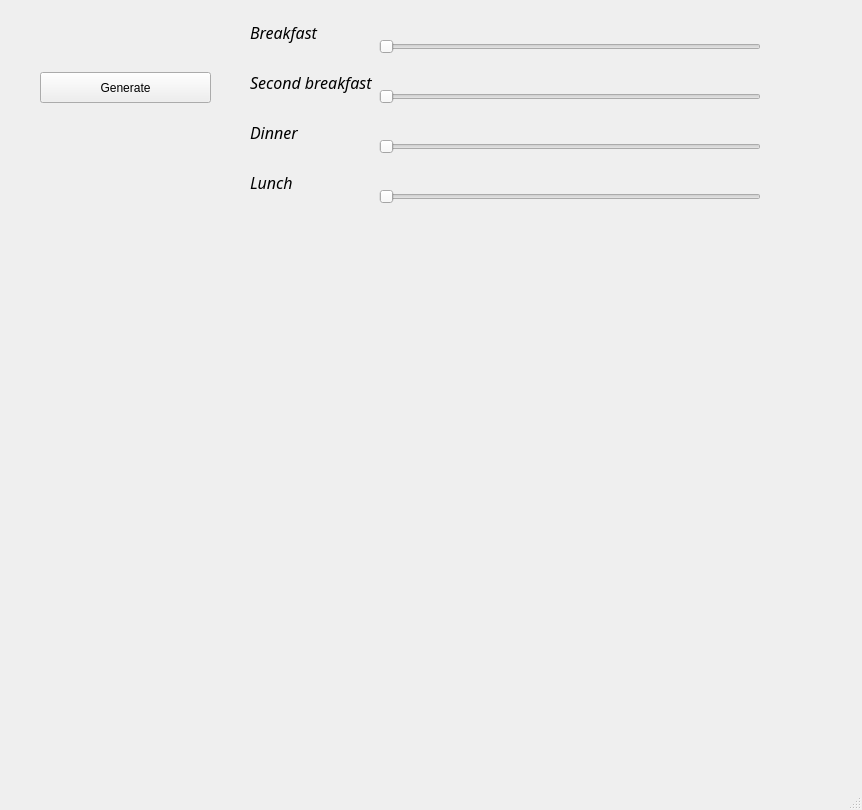
<?xml version="1.0" encoding="UTF-8"?>
<ui version="4.0">
 <class>MainWindow</class>
 <widget class="QMainWindow" name="MainWindow">
  <property name="geometry">
   <rect>
    <x>0</x>
    <y>0</y>
    <width>862</width>
    <height>810</height>
   </rect>
  </property>
  <property name="windowTitle">
   <string>MainWindow</string>
  </property>
  <widget class="QWidget" name="centralwidget">
   <widget class="QPushButton" name="GenerateButton">
    <property name="geometry">
     <rect>
      <x>40</x>
      <y>72</y>
      <width>171</width>
      <height>31</height>
     </rect>
    </property>
    <property name="text">
     <string>Generate</string>
    </property>
   </widget>
   <widget class="QLabel" name="Plot">
    <property name="geometry">
     <rect>
      <x>10</x>
      <y>240</y>
      <width>841</width>
      <height>521</height>
     </rect>
    </property>
    <property name="text">
     <string/>
    </property>
   </widget>
   <widget class="QWidget" name="">
    <property name="geometry">
     <rect>
      <x>250</x>
      <y>10</y>
      <width>511</width>
      <height>194</height>
     </rect>
    </property>
    <layout class="QHBoxLayout" name="horizontalLayout">
     <item>
      <layout class="QVBoxLayout" name="verticalLayout_6">
       <item>
        <widget class="QLabel" name="Label1">
         <property name="font">
          <font>
           <family>Calibri Light</family>
           <pointsize>12</pointsize>
           <italic>true</italic>
          </font>
         </property>
         <property name="text">
          <string>Breakfast</string>
         </property>
        </widget>
       </item>
       <item>
        <widget class="QLabel" name="Label2">
         <property name="font">
          <font>
           <family>Calibri Light</family>
           <pointsize>12</pointsize>
           <italic>true</italic>
          </font>
         </property>
         <property name="text">
          <string>Second breakfast</string>
         </property>
        </widget>
       </item>
       <item>
        <widget class="QLabel" name="Label3">
         <property name="font">
          <font>
           <family>Calibri Light</family>
           <pointsize>12</pointsize>
           <italic>true</italic>
          </font>
         </property>
         <property name="text">
          <string>Dinner</string>
         </property>
        </widget>
       </item>
       <item>
        <widget class="QLabel" name="Label4">
         <property name="font">
          <font>
           <family>Calibri Light</family>
           <pointsize>12</pointsize>
           <italic>true</italic>
          </font>
         </property>
         <property name="text">
          <string>Lunch</string>
         </property>
        </widget>
       </item>
      </layout>
     </item>
     <item>
      <layout class="QVBoxLayout" name="verticalLayout_5">
       <item>
        <layout class="QVBoxLayout" name="verticalLayout_3">
         <item>
          <widget class="QLabel" name="Value1">
           <property name="text">
            <string/>
           </property>
          </widget>
         </item>
         <item>
          <widget class="QSlider" name="Slider1">
           <property name="contextMenuPolicy">
            <enum>Qt::DefaultContextMenu</enum>
           </property>
           <property name="tracking">
            <bool>true</bool>
           </property>
           <property name="orientation">
            <enum>Qt::Horizontal</enum>
           </property>
           <property name="invertedAppearance">
            <bool>false</bool>
           </property>
           <property name="invertedControls">
            <bool>false</bool>
           </property>
          </widget>
         </item>
        </layout>
       </item>
       <item>
        <layout class="QVBoxLayout" name="verticalLayout_2">
         <item>
          <widget class="QLabel" name="Value2">
           <property name="text">
            <string/>
           </property>
          </widget>
         </item>
         <item>
          <widget class="QSlider" name="Slider2">
           <property name="contextMenuPolicy">
            <enum>Qt::DefaultContextMenu</enum>
           </property>
           <property name="tracking">
            <bool>true</bool>
           </property>
           <property name="orientation">
            <enum>Qt::Horizontal</enum>
           </property>
           <property name="invertedAppearance">
            <bool>false</bool>
           </property>
           <property name="invertedControls">
            <bool>false</bool>
           </property>
          </widget>
         </item>
        </layout>
       </item>
       <item>
        <layout class="QVBoxLayout" name="verticalLayout">
         <item>
          <widget class="QLabel" name="Value3">
           <property name="text">
            <string/>
           </property>
          </widget>
         </item>
         <item>
          <widget class="QSlider" name="Slider3">
           <property name="contextMenuPolicy">
            <enum>Qt::DefaultContextMenu</enum>
           </property>
           <property name="tracking">
            <bool>true</bool>
           </property>
           <property name="orientation">
            <enum>Qt::Horizontal</enum>
           </property>
           <property name="invertedAppearance">
            <bool>false</bool>
           </property>
           <property name="invertedControls">
            <bool>false</bool>
           </property>
          </widget>
         </item>
        </layout>
       </item>
       <item>
        <layout class="QVBoxLayout" name="verticalLayout_4">
         <item>
          <widget class="QLabel" name="Value4">
           <property name="text">
            <string/>
           </property>
          </widget>
         </item>
         <item>
          <widget class="QSlider" name="Slider4">
           <property name="contextMenuPolicy">
            <enum>Qt::DefaultContextMenu</enum>
           </property>
           <property name="tracking">
            <bool>true</bool>
           </property>
           <property name="orientation">
            <enum>Qt::Horizontal</enum>
           </property>
           <property name="invertedAppearance">
            <bool>false</bool>
           </property>
           <property name="invertedControls">
            <bool>false</bool>
           </property>
          </widget>
         </item>
        </layout>
       </item>
      </layout>
     </item>
    </layout>
   </widget>
  </widget>
  <widget class="QMenuBar" name="menubar">
   <property name="geometry">
    <rect>
     <x>0</x>
     <y>0</y>
     <width>862</width>
     <height>21</height>
    </rect>
   </property>
  </widget>
  <widget class="QStatusBar" name="statusbar"/>
 </widget>
 <resources/>
 <connections/>
</ui>
